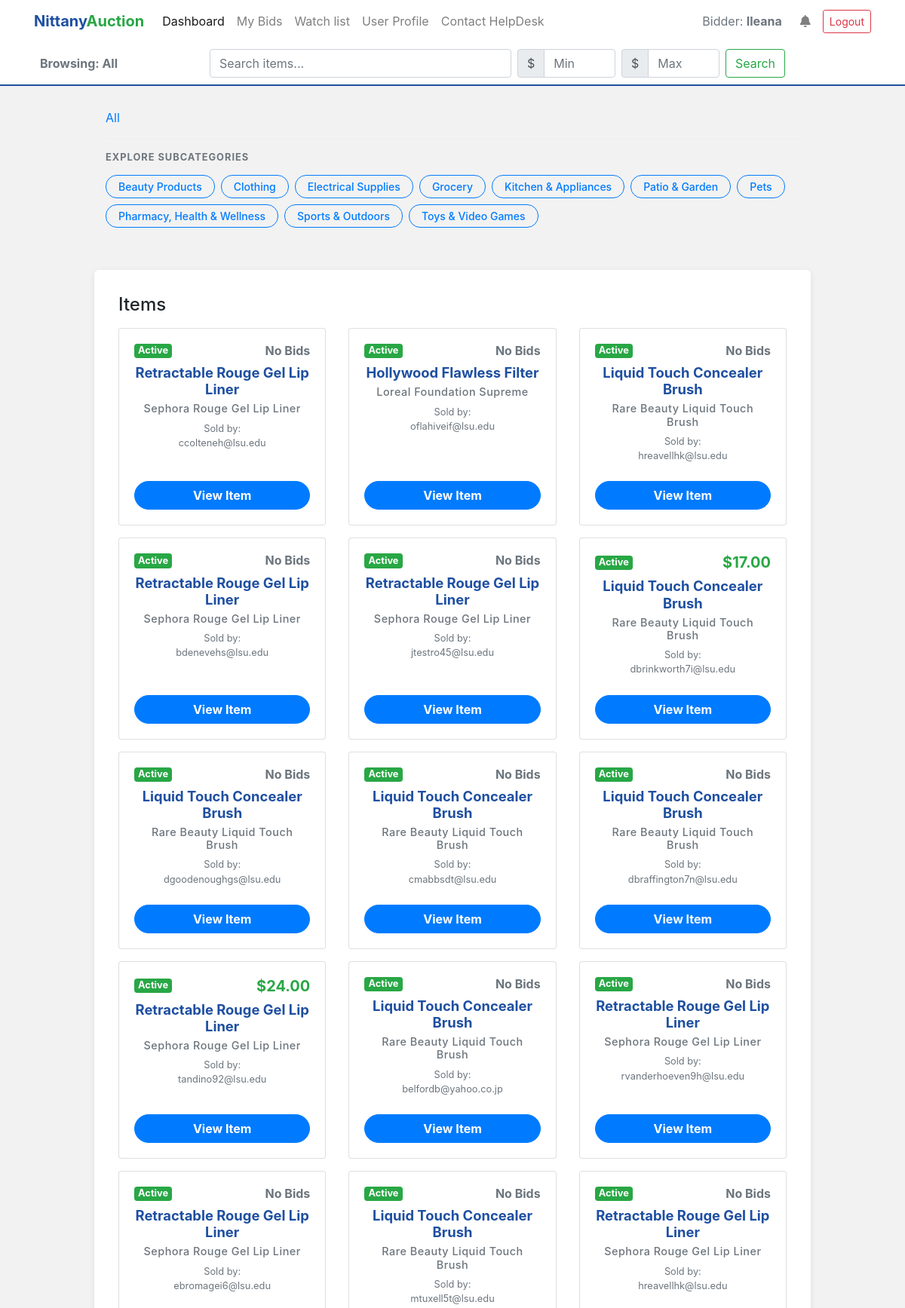
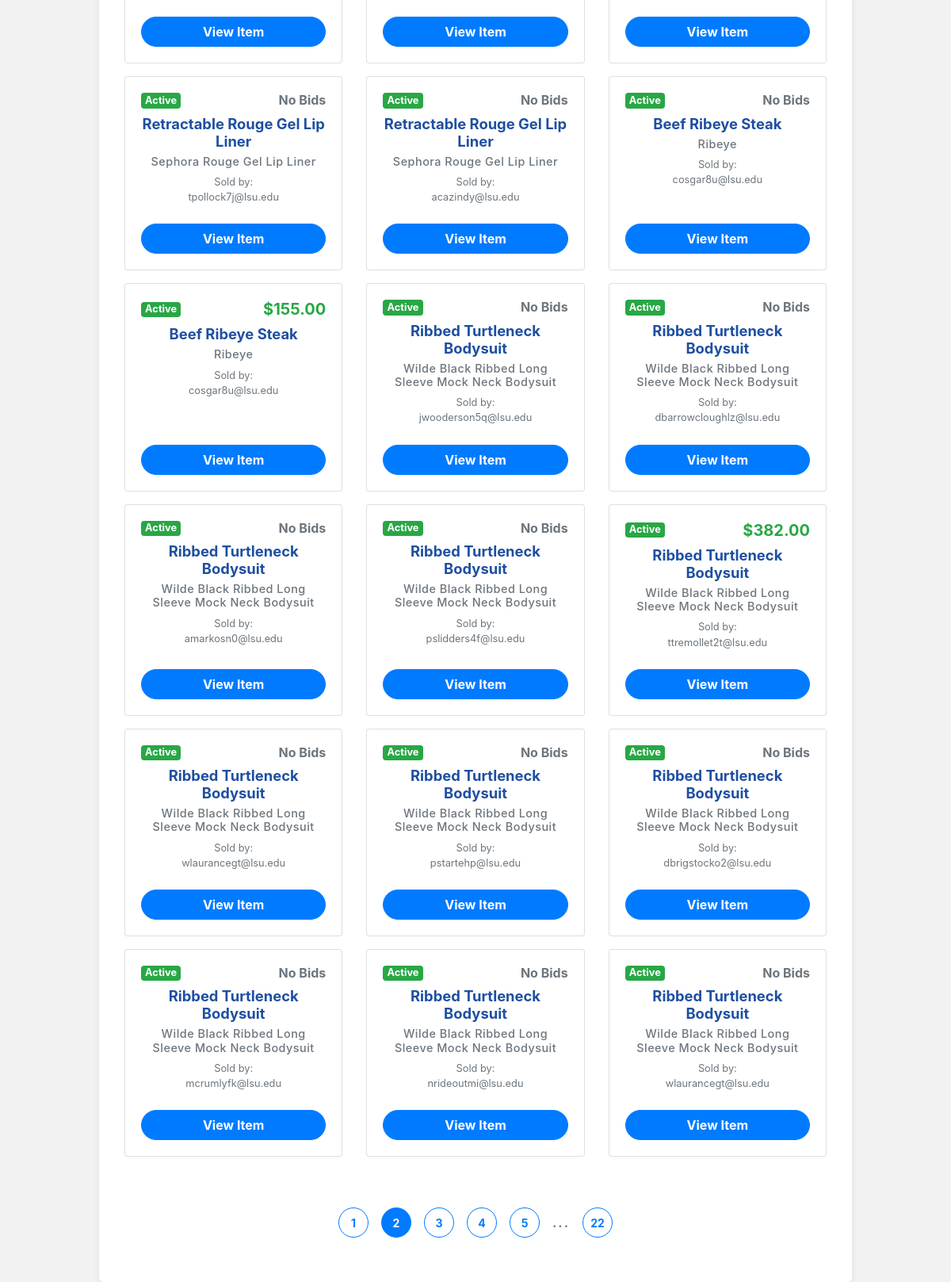
Page /bidder?page=2 (signed in) on the committed database (2 pictures, top to bottom).
### tables this page shows
CREATE TABLE Bidders (
    email VARCHAR(255) PRIMARY KEY,
    first_name VARCHAR(100) NOT NULL,
    last_name VARCHAR(100) NOT NULL,
    age INT,
    home_address_id VARCHAR(50),
    major VARCHAR(100),
    FOREIGN KEY (email) REFERENCES Users(email),
    FOREIGN KEY (home_address_id) REFERENCES Address(address_id)
);

CREATE TABLE "Categories"
(
    category_name   TEXT
        primary key,
    parent_category TEXT not null
);

CREATE TABLE "Auction_Listings"
(
    Seller_Email        text
        constraint Seller_Email
            references Sellers,
    Listing_ID          integer,
    Category            text,
    Auction_Title       text,
    Product_Name        text,
    Product_Description text,
    Quantity            integer,
    Reserve_Price       real,
    Max_bids            integer,
    Status              integer,
    primary key (Seller_Email, Listing_ID)
);

### app.py (the view)
@app.route('/bidder', methods=['GET'])
def bidder():
    sync_listing_statuses()
    """
    Main Dashboard for Bidders.
    Implements dynamic category traversal, advanced keyword/price search,
    and server-side pagination to maintain high performance.
    """
    user_email = session.get('email')
    roles = session.get('roles', [])
    if not user_email or 'bidder' not in roles:
        return redirect(url_for('authenticate', error='Access denied. Bidder account required.'))
    connection = get_connection()
    cursor = connection.cursor()
    cursor.execute('SELECT first_name FROM Bidders WHERE email = ?', (user_email,))
    result = cursor.fetchone()
    if result:
        fname = result[0]
    else:
        fname = "Bidder"
    cate = get_category_tree()
    category = request.args.get('category')
    search_term = request.args.get('search', '').strip()
    min_price = request.args.get('min_price', '').strip()
    max_price = request.args.get('max_price', '').strip()
    page = request.args.get('page', 1, type=int)
    per_page = 30
    offset = (page - 1) * per_page
    if search_term or min_price or max_price:
        items, total_items = search_items(search_term, min_price=min_price, max_price=max_price, limit=per_page, offset=offset)
    elif category:
        items, total_items = get_items(category, limit=per_page, offset=offset)
    else:
        items, total_items = get_all_items(limit=per_page, offset=offset)
    total_pages = (total_items + per_page - 1) // per_page
    pagination_pages = []
    if total_pages <= 7:
        pagination_pages = list(range(1, total_pages + 1))
    else:
        if page <= 4:
            pagination_pages = [1, 2, 3, 4, 5, None, total_pages]
        elif page >= total_pages - 3:
            pagination_pages = [1, None, total_pages - 4, total_pages - 3, total_pages - 2, total_pages - 1, total_pages]
        else:
            pagination_pages = [1, None, page - 1, page, page + 1, None, total_pages]
    current_category = category if category else 'All'
    subcategories = get_subcategories(current_category)
    breadcrumbs = get_category_path(current_category)
    connection.close()
    return render_template(
        'bidder.html',
        first_name=fname,
        categories=get_category_tree(), # Keeping for legacy dropdown if needed
        subcategories=subcategories,
        breadcrumbs=breadcrumbs,
        current_category=current_category,
        items=items,
        search_term=search_term if search_term else "",
        page=page,
        total_pages=total_pages,
        pagination_pages=pagination_pages
    )

### app.py (called while the page is built, shortened)
@app.before_request
def ensure_roles_loaded():
    if 'email' in session and 'roles' not in session:
        connection = get_connection()
        cursor = connection.cursor()
        roles = []
        cursor.execute("SELECT 1 FROM Helpdesk WHERE email = ?", (session['email'],))
        if cursor.fetchone(): roles.append('helpdesk')
        cursor.execute("SELECT 1 FROM Sellers WHERE email = ?", (session['email'],))
        if cursor.fetchone(): roles.append('seller')
        cursor.execute("SELECT 1 FROM Bidders WHERE email = ?", (session['email'],))
        if cursor.fetchone(): roles.append('bidder')
        connection.close()
        session['roles'] = roles

def get_connection():
    conn = sql.connect(DB_NAME)
    return conn

@app.context_processor
def inject_notification_count():
    count = 0
    user_email = session.get('email')
    if user_email:
        try:
            connection = get_connection()
            cursor = connection.cursor()
            cursor.execute('SELECT COUNT(*) FROM Notifications WHERE user_email = ? AND is_read = 0', (user_email,))
            count = cursor.fetchone()[0]
            connection.close()
        except Exception:
            pass
    return dict(notification_count=count)

def get_all_items(limit, offset):
    connection = get_connection()
    cursor = connection.cursor()
    cursor.execute('SELECT COUNT(*) FROM Auction_Listings WHERE Status = 1')
    total_count = cursor.fetchone()[0]
    cursor.execute('''
        SELECT A.Seller_Email, A.Listing_ID, A.Auction_Title, A.Product_Name,
               (SELECT MAX(bid_price) FROM Bids WHERE listing_id = A.Listing_ID AND seller_email = A.Seller_Email) AS Current_Price,
               A.Status
        FROM Auction_Listings A
        WHERE A.Status = 1
        LIMIT ? OFFSET ?
    ''', (limit, offset))
    data = cursor.fetchall()
    connection.close()
    return data, total_count

def get_subcategories(parent_name):
    connection = get_connection()
    cursor = connection.cursor()
    if not parent_name or parent_name == 'All':
        target_parent = 'Root'
    else:
        target_parent = parent_name
    cursor.execute('SELECT category_name FROM Categories WHERE parent_category = ?', (target_parent,))
    rows = cursor.fetchall()
    connection.close()
    return [row[0] for row in rows]

def get_category_path(current_category):
    if not current_category or current_category == 'All':
        return []

### templates/bidder.html (shortened to what this page needs)
<!DOCTYPE html>
<html lang="en">
<head>
    <link rel="stylesheet" href="https://stackpath.bootstrapcdn.com/bootstrap/4.4.1/css/bootstrap.min.css"
>
    <link rel="stylesheet" href="https://cdnjs.cloudflare.com/ajax/libs/font-awesome/6.5.0/css/all.min.css">
</head>
<body>
    <nav class="navbar navbar-expand-lg navbar-light">
        <div class="container">
            <a class="navbar-brand brand-text" href="/bidder">
                <span class="nittany">Nittany</span><span class="auction">Auction</span>
            </a>
            <div class="collapse navbar-collapse" id="sellerNavbar">
                <ul class="navbar-nav mr-auto">
                    <li class="nav-item active">
                        <a class="nav-link" href="/bidder">Dashboard</a>
                    </li>
                    <li class="nav-item">
                        <a class="nav-link" href="/my-bids">My Bids</a>
                    </li>
                    <li class="nav-item">
                        <a class="nav-link" href="/watchlist">Watch list</a>
                    </li>
                    <li>
                        <a class="nav-link" href="/profile">
                            User Profile
                        </a>
                    </li>
                    <li class="nav-item">
                        <a class="nav-link" href="/contact-helpdesk">Contact HelpDesk</a>
                    </li>
                </ul>
                <ul class="navbar-nav ml-auto align-items-center">
                    <li class="nav-item">
                        <span class="nav-link text-muted mb-0">Bidder: <strong>{{ first_name }}</strong></span>
                    </li>
                    <li class="nav-item">
                        <a class="nav-link ml-2 position-relative" href="/notifications" title="Notifications">
                            <i class="fas fa-bell"></i>
                        </a>
                    </li>
                    <li class="nav-item">
                        <a class="btn btn-sm btn-outline-danger ml-2" href="/logout">Logout</a>
                    </li>
                </ul>
            </div>
        </div>
    </nav>
    <nav class="navbar navbar-expand-lg navbar-light bottom-navbar">
        <div class="container">
            <div class="collapse navbar-collapse" id="searchNavbar">
                <ul class="navbar-nav mr-auto">
                    <li class="nav-item">
                        <span class="nav-link text-muted font-weight-bold">Browsing: {{ current_category }}</span>
                    </li>
                </ul>
                <form class="form-inline mr-auto" action="/bidder" method="GET">
                    <input class="form-control mr-sm-2" style="width: 400px;" type="search" name="search"
                        placeholder="Search items..." aria-label="Search" value="{{ search_term }}">
                    <div class="input-group mr-sm-2" style="width: 130px;">
                        <div class="input-group-prepend">
                            <span class="input-group-text">$</span>
                        </div>
                        <input type="number" class="form-control" name="min_price" placeholder="Min" min="0" step="0.01"
                            value="{{ request.args.get('min_price', '') }}">
                    </div>
                    <div class="input-group mr-sm-2" style="width: 130px;">
                        <div class="input-group-prepend">
                            <span class="input-group-text">$</span>
                        </div>
                        <input type="number" class="form-control" name="max_price" placeholder="Max" min="0" step="0.01"
                            value="{{ request.args.get('max_price', '') }}">
                    </div>
                    <button class="btn btn-outline-success my-2 my-sm-0" type="submit">Search</button>
                </form>
            </div>
        </div>
    </nav>
    <div class="container mt-4">
        <div class="row justify-content-center">
            <div class="col-md-10">
                <nav aria-label="breadcrumb">
                    <ol class="breadcrumb"
                        style="background: transparent; padding: 0 0 1rem 0; border-bottom: 1px solid #eee;">
                        <li class="breadcrumb-item"><a href="/bidder">All</a></li>
                    </ol>
                </nav>
                {% if subcategories %}
                <div class="mt-2 mb-4">
                    <h5 class="text-muted small font-weight-bold text-uppercase mb-3" style="letter-spacing: 1px;">
                        Explore Subcategories</h5>
                    <div class="d-flex flex-wrap">
                        {% for sub in subcategories %}
                        <a href="/bidder?category={{ sub | urlencode }}"
                            class="btn btn-sm btn-outline-primary mr-2 mb-2 px-3"
                            style="border-radius: 15px; font-weight: 500;">
                            {{ sub }}
                        </a>
                        {% endfor %}
                    </div>
                </div>
                {% endif %}
            </div>
        </div>
    </div>
    <div class="container mt-4">
        <div class="row justify-content-center">
            <div class="col-md-10 dashboard-card">
                <h4 class="mb-3">Items</h4>
                <div class="row">
                    {% if items %}
                    {% for i in items %}
                    <div class="col-md-4 mb-3">
                        <div class="card h-100">
                            <div class="card-body text-center d-flex flex-column justify-content-between">
                                <div>
                                    <div class="d-flex justify-content-between align-items-center mb-2">
                                        {% if i[5] == 1 %}
                                        <span class="badge badge-success" style="font-size: 0.8rem;">Active</span>
                                        {% elif i[5] == 0 %}
                                        <span class="badge badge-secondary" style="font-size: 0.8rem;">Inactive</span>
                                        {% elif i[5] == 2 %}
                                        <span class="badge badge-info" style="font-size: 0.8rem;">Sold</span>
                                        {% elif i[5] == 3 %}
                                        <span class="badge badge-warning" style="font-size: 0.8rem;">Ended</span>
                                        {% endif %}
                                        {% if i[4] is not none %}
                                        <h5 class="mb-0 text-success font-weight-bold">${{ "{:,.2f}".format(i[4] |
                                            float) }}</h5>
                                        {% else %}
                                        <h5 class="mb-0 text-secondary font-weight-bold" style="font-size: 1rem;">No
                                            Bids</h5>
                                        {% endif %}
                                    </div>
                                    <h5 class="card-title mt-2"
                                        style="color: #1e4fa1; font-weight: 700; font-size: 1.15rem;">{{ i[2] }}</h5>
                                    <h6 class="card-subtitle mb-2 text-muted"
                                        style="font-size: 0.9rem; letter-spacing: 0.5px;">{{ i[3] }}</h6>
                                    <p class="small text-muted mb-4">Sold by: <br>{{ i[0] }}</p>
                                </div>
                                <form action="/item-details" method="GET" class="mt-auto">
                                    <button type="submit" class="btn btn-primary btn-block"
                                        style="font-weight: bold; border-radius: 20px;">
                                        View Item
                                    </button>
                                </form>
                            </div>
                        </div>
                    </div>
                    {% endfor %}
                    {% else %}
                    <div class="col-12">
                        <div class="alert alert-warning text-center">
                            No matching items found.
                        </div>
                    </div>
                    {% endif %}
                </div>
                <div class="d-flex justify-content-center mt-5 mb-4 align-items-center">
                    {% for p in pagination_pages %}
                    {% if p %}
                    <a href="/bidder?page={{ p }}"
                        class="btn btn-sm {% if p == page %}btn-primary{% else %}btn-outline-primary{% endif %} mx-2"
                        style="width: 38px; height: 38px; border-radius: 50%; display: flex; align-items: center; justify-content: center; font-weight: bold; transition: all 0.2s;">
                        {{ p }}
                    </a>
                    {% else %}
                    <span class="mx-2 text-muted" style="font-weight: bold; letter-spacing: 2px;">...</span>
                    {% endif %}
                    {% endfor %}
                </div>
</body>
</html>

### templates/bidder.html (style rules this page uses)
body { background-color: #f2f2f2; }
.navbar { background-color: white; }
.bottom-navbar { background-color: white; border-bottom: 2px solid #1e4fa1; margin-bottom: 30px; }
.brand-text .nittany { color: #1e4fa1; font-weight: bold; }
.brand-text .auction { color: #28a745; font-weight: bold; }
.dashboard-card { background: white; border-radius: 6px; box-shadow: 0 2px 8px rgba(0, 0, 0, 0.08); padding: 2rem; }

### rows in the picture
Bidders: first_name "Ileana"
Categories: category_name "Beauty Products"
Categories: category_name "Clothing"
Categories: category_name "Electrical Supplies"
Categories: category_name "Grocery"
Categories: category_name "Kitchen & Appliances"
Categories: category_name "Patio & Garden"
Categories: category_name "Pets"
Categories: category_name "Pharmacy, Health & Wellness"
Categories: category_name "Sports & Outdoors"
Categories: category_name "Toys & Video Games"
Auction_Listings: Status "Active", shows "No Bids", Auction_Title "Retractable Rouge Gel Lip Liner", Product_Name "Sephora Rouge Gel Lip Liner", Seller_Email "ccolteneh@lsu.edu"
Auction_Listings: Status "Active", shows "No Bids", Auction_Title "Hollywood Flawless Filter", Product_Name "Loreal Foundation Supreme", Seller_Email "oflahiveif@lsu.edu"
Auction_Listings: Status "Active", shows "No Bids", Auction_Title "Liquid Touch Concealer Brush", Product_Name "Rare Beauty Liquid Touch Brush", Seller_Email "hreavellhk@lsu.edu"
Auction_Listings: Status "Active", shows "No Bids", Auction_Title "Retractable Rouge Gel Lip Liner", Product_Name "Sephora Rouge Gel Lip Liner", Seller_Email "bdenevehs@lsu.edu"
Auction_Listings: Status "Active", shows "No Bids", Auction_Title "Retractable Rouge Gel Lip Liner", Product_Name "Sephora Rouge Gel Lip Liner", Seller_Email "jtestro45@lsu.edu"
Auction_Listings: Status "Active", value "17.00", Auction_Title "Liquid Touch Concealer Brush", Product_Name "Rare Beauty Liquid Touch Brush", Seller_Email "dbrinkworth7i@lsu.edu"
Auction_Listings: Status "Active", shows "No Bids", Auction_Title "Liquid Touch Concealer Brush", Product_Name "Rare Beauty Liquid Touch Brush", Seller_Email "dgoodenoughgs@lsu.edu"
Auction_Listings: Status "Active", shows "No Bids", Auction_Title "Liquid Touch Concealer Brush", Product_Name "Rare Beauty Liquid Touch Brush", Seller_Email "cmabbsdt@lsu.edu"
Auction_Listings: Status "Active", shows "No Bids", Auction_Title "Liquid Touch Concealer Brush", Product_Name "Rare Beauty Liquid Touch Brush", Seller_Email "dbraffington7n@lsu.edu"
Auction_Listings: Status "Active", value "24.00", Auction_Title "Retractable Rouge Gel Lip Liner", Product_Name "Sephora Rouge Gel Lip Liner", Seller_Email "tandino92@lsu.edu"
Auction_Listings: Status "Active", shows "No Bids", Auction_Title "Liquid Touch Concealer Brush", Product_Name "Rare Beauty Liquid Touch Brush", Seller_Email "belfordb@yahoo.co.jp"
Auction_Listings: Status "Active", shows "No Bids", Auction_Title "Retractable Rouge Gel Lip Liner", Product_Name "Sephora Rouge Gel Lip Liner", Seller_Email "rvanderhoeven9h@lsu.edu"
Auction_Listings: Status "Active", shows "No Bids", Auction_Title "Retractable Rouge Gel Lip Liner", Product_Name "Sephora Rouge Gel Lip Liner", Seller_Email "ebromagei6@lsu.edu"
Auction_Listings: Status "Active", shows "No Bids", Auction_Title "Liquid Touch Concealer Brush", Product_Name "Rare Beauty Liquid Touch Brush", Seller_Email "mtuxell5t@lsu.edu"
Auction_Listings: Status "Active", shows "No Bids", Auction_Title "Retractable Rouge Gel Lip Liner", Product_Name "Sephora Rouge Gel Lip Liner", Seller_Email "hreavellhk@lsu.edu"
Auction_Listings: Status "Active", shows "No Bids", Auction_Title "Retractable Rouge Gel Lip Liner", Product_Name "Sephora Rouge Gel Lip Liner", Seller_Email "tpollock7j@lsu.edu"
Auction_Listings: Status "Active", shows "No Bids", Auction_Title "Retractable Rouge Gel Lip Liner", Product_Name "Sephora Rouge Gel Lip Liner", Seller_Email "acazindy@lsu.edu"
Auction_Listings: Status "Active", shows "No Bids", Auction_Title "Beef Ribeye Steak", Product_Name "Ribeye", Seller_Email "cosgar8u@lsu.edu"
Auction_Listings: Status "Active", value "155.00", Auction_Title "Beef Ribeye Steak", Product_Name "Ribeye", Seller_Email "cosgar8u@lsu.edu"
Auction_Listings: Status "Active", shows "No Bids", Auction_Title "Ribbed Turtleneck Bodysuit", Product_Name "Wilde Black Ribbed Long Sleeve Mock Neck Bodysuit", Seller_Email "jwooderson5q@lsu.edu"
Auction_Listings: Status "Active", shows "No Bids", Auction_Title "Ribbed Turtleneck Bodysuit", Product_Name "Wilde Black Ribbed Long Sleeve Mock Neck Bodysuit", Seller_Email "dbarrowcloughlz@lsu.edu"
Auction_Listings: Status "Active", shows "No Bids", Auction_Title "Ribbed Turtleneck Bodysuit", Product_Name "Wilde Black Ribbed Long Sleeve Mock Neck Bodysuit", Seller_Email "amarkosn0@lsu.edu"
Auction_Listings: Status "Active", shows "No Bids", Auction_Title "Ribbed Turtleneck Bodysuit", Product_Name "Wilde Black Ribbed Long Sleeve Mock Neck Bodysuit", Seller_Email "pslidders4f@lsu.edu"
Auction_Listings: Status "Active", value "382.00", Auction_Title "Ribbed Turtleneck Bodysuit", Product_Name "Wilde Black Ribbed Long Sleeve Mock Neck Bodysuit", Seller_Email "ttremollet2t@lsu.edu"
Auction_Listings: Status "Active", shows "No Bids", Auction_Title "Ribbed Turtleneck Bodysuit", Product_Name "Wilde Black Ribbed Long Sleeve Mock Neck Bodysuit", Seller_Email "wlaurancegt@lsu.edu"
Auction_Listings: Status "Active", shows "No Bids", Auction_Title "Ribbed Turtleneck Bodysuit", Product_Name "Wilde Black Ribbed Long Sleeve Mock Neck Bodysuit", Seller_Email "pstartehp@lsu.edu"
Auction_Listings: Status "Active", shows "No Bids", Auction_Title "Ribbed Turtleneck Bodysuit", Product_Name "Wilde Black Ribbed Long Sleeve Mock Neck Bodysuit", Seller_Email "dbrigstocko2@lsu.edu"
Auction_Listings: Status "Active", shows "No Bids", Auction_Title "Ribbed Turtleneck Bodysuit", Product_Name "Wilde Black Ribbed Long Sleeve Mock Neck Bodysuit", Seller_Email "mcrumlyfk@lsu.edu"
Auction_Listings: Status "Active", shows "No Bids", Auction_Title "Ribbed Turtleneck Bodysuit", Product_Name "Wilde Black Ribbed Long Sleeve Mock Neck Bodysuit", Seller_Email "nrideoutmi@lsu.edu"
Auction_Listings: Status "Active", shows "No Bids", Auction_Title "Ribbed Turtleneck Bodysuit", Product_Name "Wilde Black Ribbed Long Sleeve Mock Neck Bodysuit", Seller_Email "wlaurancegt@lsu.edu"

### other values in the picture
{{ current_category }} "All"
{{ p }} "1" "2" "3" "4" "5" "22"
